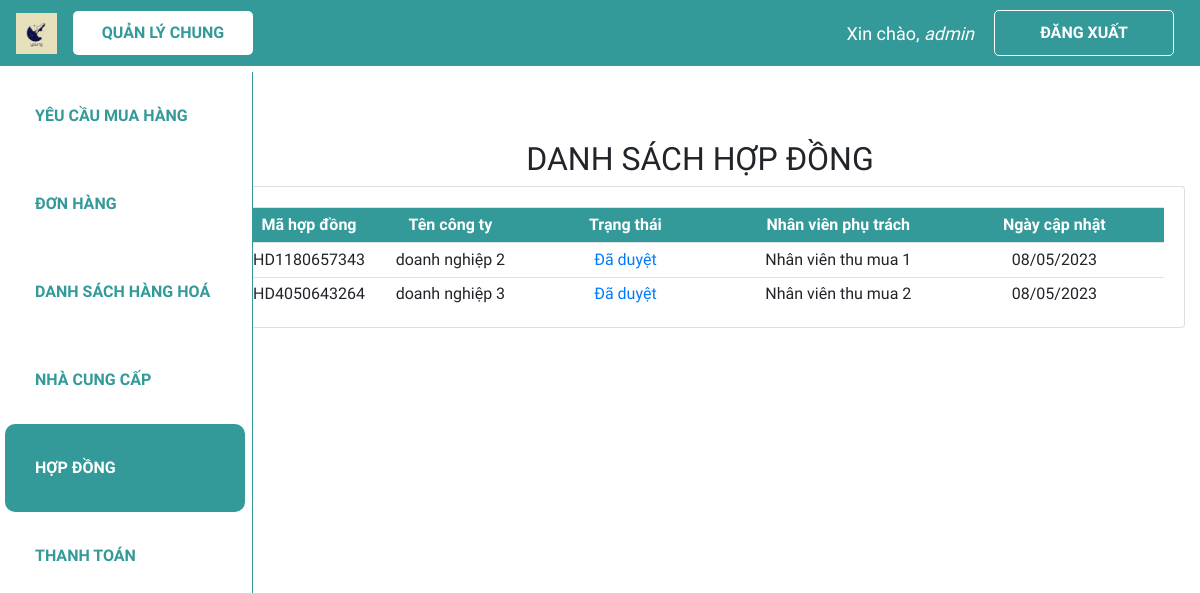
The page /dshd/ (signed in) on the database as committed earlier.
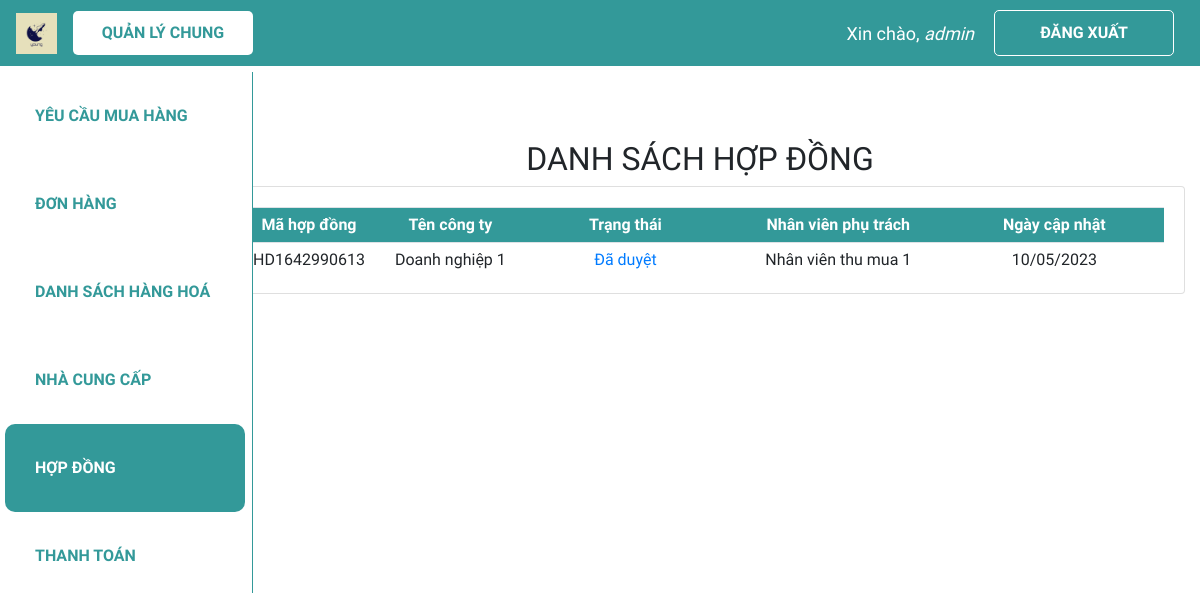
The same page on the database as committed later.
### web_core/models.py (models this page shows, shortened)
class HOPDONG(models.Model):
    danh_muc_trang_thai = (
        ('Chờ phê duyệt', 'Chờ phê duyệt'),
        ('Đã duyệt', 'Đã duyệt'),
        ('Đang có hiệu lực', 'Đang có hiệu lực'),
        ('Đã hết hạn', 'Đã hết hạn'),
    )
    ma_HD = ShortUUIDField(
        verbose_name='Mã hợp đồng',
        length=10,
        max_length=12,
        prefix="HD",
        alphabet="0123456789",
        primary_key=True
    )
    ma_hang_hoa = models.ManyToManyField(HANGHOA, verbose_name = 'Mã hàng hoá', blank = True)
    ma_nhan_vien_tao = models.ForeignKey(NHANVIEN, on_delete = models.SET_NULL, verbose_name = 'Mã nhân viên tạo', related_name = 'nv_tao_HD', blank = True, null = True)
    ma_quan_ly_duyet = models.ForeignKey(NHANVIEN, on_delete = models.SET_NULL, verbose_name = 'Mã quản lý duyệt', related_name = 'quan_ly_HD', blank = True, null = True)
    ma_ncc = models.ForeignKey(NCC, on_delete = models.SET_NULL, verbose_name = 'Nhà cung cấp', null=True)
    ngay_tao = models.DateTimeField('Ngày tạo', default = datetime.now)
    ngay_cap_nhat = models.DateTimeField('Ngày cập nhật', default = datetime.now)
    ngay_hieu_luc = models.DateField('Ngày hiệu lực', editable=True, null=True)
    ngay_het_han = models.DateField('Ngày hết hạn', editable=True, null=True)
    file_hop_dong = models.CharField('File hợp đồng', max_length=500, null=True)
    phu_luc_hop_dong = models.CharField('Phụ lục hợp đồng', max_length=20000, null=True)
    trang_thai = models.CharField('Trạng thái hợp đồng', max_length=100, choices=danh_muc_trang_thai, default='Đang xem xét', null=True)

class NCC(models.Model):
    ma_NCC = ShortUUIDField(
        verbose_name='Mã nhà cung cấp',
        length=10,
        max_length=12,
        prefix="NC",
        alphabet="0123456789",
        primary_key=True
    )
    ma_nhan_vien_tao = models.ForeignKey(NHANVIEN, on_delete = models.SET_NULL, verbose_name = 'Mã nhân viên tạo', blank = True, null = True)
    ma_so_thue = models.CharField('Mã số thuế', max_length = 20, null=True)
    ma_hang_hoa = models.ManyToManyField(HANGHOA, verbose_name = 'Mã hàng hoá', blank = True)
    ten_doanh_nghiep = models.CharField('Tên doanh nghiệp', max_length = 100, null=True)
    dia_chi = models.CharField('Địa chỉ', max_length = 300, null=True)
    nguoi_lien_he = models.CharField('Người liên hệ', max_length = 100, blank=True, null=True)
    sdt = models.CharField('Số điện thoại', max_length = 20, null=True)
    email = models.EmailField('Email', max_length = 100, blank=True, null=True)
    stk = models.CharField('Thông tin chuyển khoản', max_length = 100, blank=True, null=True)
    giay_phep = models.CharField('Giấy phép', max_length = 100, blank=True, null=True)
    nang_luc_hang_hoa = models.CharField('Năng lực hàng hoá', max_length = 100, blank=True, null=True)
    ngay_cap_nhat = models.DateTimeField('Ngày cập nhật', default=datetime.now)
    cong_no = models.CharField('Công nợ', max_length = 500, blank=True, null=True)
    file_bao_gia =  models.CharField('File báo giá', max_length=500, blank=True, null=True)

class NHANVIEN(models.Model):
    danh_muc_phong_ban = (
        ('Thu mua', 'Thu mua'),
        ('Kho', 'Kho'),
        ('Kế toán', 'Kế toán'),
        ('Khác', 'Khác')
    )
    danh_muc_chuc_vu = (
        ('Quản lí', 'Quản lí'),
        ('Nhân viên', 'Nhân viên'),
    )
    user = models.OneToOneField(User, null=True, blank=True, on_delete=models.CASCADE)
    ma_NV = ShortUUIDField(
        verbose_name='Mã nhân viên',
        length=10,
        max_length=12,
        prefix="NV",
        alphabet="0123456789",
        primary_key=True
    )
    ho_ten = models.CharField('Họ tên', max_length = 100, null=True)
    phong_ban = models.CharField('Phòng ban', max_length = 50, choices=danh_muc_phong_ban, null=True)
    chuc_vu = models.CharField('Chức vụ', max_length = 50, choices=danh_muc_chuc_vu, null=True)

### web_core/decorators.py (the view)
        def wrapper_func(request, *args, **kwargs):
            group = None
            if request.user.groups.exists():
                group = request.user.groups.all()
            if len(group) > 2 and any(role.name in allowed_roles for role in group):
                return view_func(request, *args, **kwargs)
            elif group[0].name in allowed_roles:
                return view_func(request, *args, **kwargs)
            else:
                return HttpResponse('Not authorized')

### web_core/templatetags/index.py (called while the page is built)
@register.filter
def first_group_name(user):
    groups = user.groups.all()
    if groups:
        return groups[0].name
    return ''

### web_core/views.py (called while the page is built)
@allowed_users(['thumua', 'quanly','ketoan'])
@login_required(login_url='login')
def dshd(request):
    dshd = HOPDONG.objects.all().order_by('-ngay_cap_nhat')
    context = {'dshd':dshd}
    return render(request, 'web_core/dshd.html', context)

### web_core/templates/web_core/dshd.html (shortened to what this page needs)
{% extends 'web_core/main.html' %}
{% block content %}
<h2 class="table-title" style>DANH SÁCH HỢP ĐỒNG</h2>
{% load index %}
<div class="card card-body">
    <table class='table table-sm'>
        <tr class="table-head">
            <th class="small-content">Mã hợp đồng</th>
            <th class="small-content">Tên công ty </th>
            <th class="mid-content">Trạng thái</th>
            <th class="mid-content">Nhân viên phụ trách</th>
            <th class="mid-content">Ngày cập nhật</th>
        </tr>
        {% for hd in dshd %}
        <tr>
            <td class="small-content">{{hd.ma_HD}}</td>
            <td class="small-content">{{hd.ma_ncc.ten_doanh_nghiep}}</td>
            <td class="mid-content"><a href="{% url 'quanli_xem_hd' hd.ma_HD%}">{{hd.trang_thai}}</a></td>
            <td class="mid-content">{{hd.ma_nhan_vien_tao.ho_ten}}</td>
            <td class="mid-content">{{hd.ngay_cap_nhat|date:"d/m/Y"}}</td>
        </tr>
        {% endfor %}
    </table>
</div>
{% endblock %}

### web_core/templates/web_core/main.html (shortened to what this page needs)
{% load static %}
<!DOCTYPE html>
<html lang="en">
<head>
  <link rel="stylesheet" href="https://cdn.jsdelivr.net/npm/bootstrap@4.3.1/dist/css/bootstrap.min.css"
 />
  <link rel="stylesheet" type="text/css" href="{% static '/css/main.css' %}">
</head>
<body>
  {% include 'web_core/navbar.html' %}
  <div class="container-fluid" style="margin-top:90px;">
    {% with request.resolver_match.url_name as url_name %}
    {% if 'login' not in url_name %}
    <div class="row">
      <div class="col-md-2">
        {% if 'canhan' in url_name %}
          {% include 'web_core/sidebar_canhan.html' %}
        {% else %}
          {% include 'web_core/sidebar.html' %}
        {% endif %}
      </div>
      <div class="col-md-10">
        {% block content %}
        {% endblock %}
      </div>
    </div>
    {% else %}
    {% block content_login %}
    {% endblock %}
    {% endif %}
    {% endwith %}
</body>
</html>

### web_core/templates/web_core/navbar.html (shortened to what this page needs)
{% load static %}
<nav class="navbar navbar-expand-lg my-navbar fixed-top">
    <a href="{% url 'home' %}">
        <img class="navbar-brand" alt="logo-brand" src="{% static 'images/favicon.png' %}" height="50"
            style="padding-bottom: 4px" />
    </a>
    <div class="collapse navbar-collapse" id="navbarNav">
        {% with request.resolver_match.url_name as url_name %}
        <div class="navbar-nav">
            {% load index %}
            <a class="nav-item nav-link my-nav-item {% if 'quanli' in url_name %}my-nav-active{% endif %} nav-quanly"
                href="{% url 'quanli_dspr' %}">Quản lý chung</a>
        </div>
        {% endwith %}
    </div>
    {% with request.resolver_match.url_name as url_name %}
    {% if request.user.is_authenticated %}
    <span class="hello-msg">Xin chào, <span> {{request.user}} </span></span>
    <a class="nav-item nav-link my-nav-item my-btn" href="{% url 'logout' %}">Đăng xuất</a>
    {% else %}
    <a class="nav-item nav-link my-nav-item my-btn {% if url_name == 'login' %}my-nav-active{% endif %}"
        href="{% url 'login' %}">Đăng nhập</a>
    {% endif %}
    {% endwith %}
</nav>

### web_core/templates/web_core/sidebar.html (shortened to what this page needs)
<nav class="navbar navbar-expand-md my-navbar fixed-left">
    {% load index %}
    {% with request.resolver_match.url_name as url_name %}
    <div class="navbar-nav my-sidebar-nav">
        {% if request.user|first_group_name != 'ketoan' %}
            <a class="nav-item nav-link my-sidebar-item {% if 'pr' in url_name %}my-sidebar-active{% endif %}"
                href="{% url 'quanli_dspr' %}">Yêu cầu mua hàng</a>
            <a class="nav-item nav-link my-sidebar-item {% if 'po' in url_name %}my-sidebar-active{% endif %}"
                href="{% url 'quanli_dspo' %}">Đơn hàng</a>
            <a class="nav-item nav-link my-sidebar-item {% if 'hh' in url_name %}my-sidebar-active{% endif %}"
                href="{% url 'quanli_dshh' %}">Danh sách Hàng hoá</a>
            {% if request.user|first_group_name == 'thumua' or request.user|first_group_name == 'quanly' %}
                <a class="nav-item nav-link my-sidebar-item {% if 'ncc' in url_name %}my-sidebar-active{% endif %}"
                href="{% url 'quanli_dsncc' %}">Nhà cung cấp</a>
                <a class="nav-item nav-link my-sidebar-item {% if 'hd' in url_name %}my-sidebar-active{% endif %}"
                href="{% url 'quanli_dshd' %}">Hợp đồng</a>
                <a class="nav-item nav-link my-sidebar-item {% if 'tt' in url_name %}my-sidebar-active{% endif %}"
                href="{% url 'quanli_dstt' %}">Thanh toán</a>
            {% endif %}
        {% endif %}
    </div>
    {% endwith %}
</nav>

### web_core/static/css/main.css (style rules this page uses)
* { font-family: 'Baloo 2', cursive; }
html, body { margin: 0; padding: 0; height: 100%; overflow-x: hidden; }

### web_core/templates/web_core/navbar.html (style rules this page uses)
.my-navbar.fixed-top { position: fixed; color: #fff; background-color: #399; z-index: 10; }
.my-nav-item { color: #fff; font-weight: bold; padding: 9.6px 16px !important; text-transform: uppercase; border-radius: 5px; width: 180px; text-align: center; }
.my-nav-active, .my-nav-active:hover { color: #399; background-color: #fff; }
.my-btn { border: 1px solid #fff; margin-right: 10px; }
.hello-msg { font-size: 18px; color: #fff; margin-right: 20px; }
.hello-msg>span { font-style: italic; }

### web_core/templates/web_core/sidebar.html (style rules this page uses)
.my-navbar.fixed-left { position: fixed; top: 72px; left: 0; bottom: 0; padding: 0; z-index: 1; width: 253px; background: #fff; border-right: 1px solid #399; flex-flow: column nowrap; align-items: flex-start; }
.navbar-nav.my-sidebar-nav { flex-direction: column; }
.my-sidebar-item { color: #399; font-weight: bold; padding: 0 30px !important; margin: 0 5px; text-transform: uppercase; height: 88px; line-height: 88px; border-radius: 10px; width: 240px; }
.my-sidebar-active, .my-sidebar-active:hover { color: #fff; background-color: #399; }

### web_core/templates/web_core/dshd.html (style rules this page uses)
.col-md-2 { padding: 0; }
.col-md-10 { margin-top: 50px; }
.card-body { padding-bottom: 0px; }
.table-title { text-align: center; }
.table th, .table td { vertical-align: middle; text-align: center; }
.small-content { width: 150px; }
.mid-content { width: 240px; }
.table-head { color: #ffff; background-color: #399; }

Rows that differ between the two databases and show on the page:
removed HOPDONG: ma_HD "HD1180657343", ma_ncc.ten_doanh_nghiep "doanh nghiệp 2", trang_thai "Đã duyệt", ma_nhan_vien_tao.ho_ten "Nhân viên thu mua 1", ngay_cap_nhat "08/05/2023"
removed HOPDONG: ma_HD "HD4050643264", ma_ncc.ten_doanh_nghiep "doanh nghiệp 3", trang_thai "Đã duyệt", ma_nhan_vien_tao.ho_ten "Nhân viên thu mua 2", ngay_cap_nhat "08/05/2023"
added HOPDONG: ma_HD "HD1642990613", ma_ncc.ten_doanh_nghiep "Doanh nghiệp 1", trang_thai "Đã duyệt", ma_nhan_vien_tao.ho_ten "Nhân viên thu mua 1", ngay_cap_nhat "10/05/2023"
